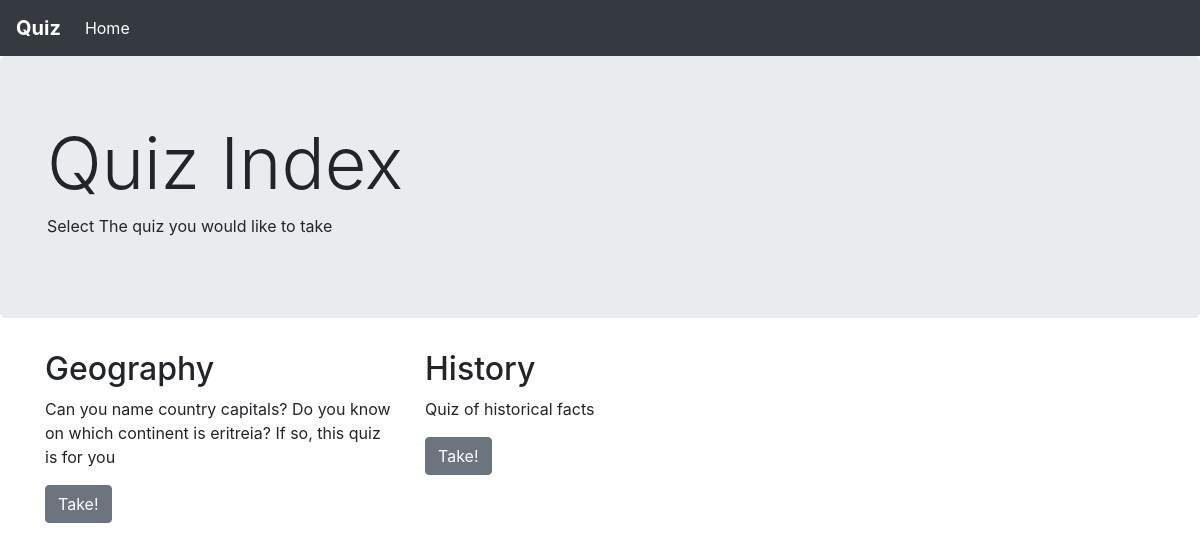
The page / on the database its author committed.
### app_quiz/models.py (models this page shows, shortened)
class Quiz(models.Model):
    name = models.CharField(max_length=255)
    description = models.TextField()
    pub_date = models.DateTimeField('date published')

### app_quiz/views.py (the view)
# urls.py: path('', views.IndexView.as_view(), name='index'),
class IndexView(generic.ListView):
    template_name = 'app_quiz/index.html'
    context_object_name = 'latest_quiz_list'
    def get_queryset(self):
        return Quiz.objects.filter(
            pub_date__lte=timezone.now()).order_by('pub_date')

### app_quiz/templates/app_quiz/index.html (shortened to what this page needs)
<!DOCTYPE html>
<html lang="en">
<head>
        <link rel="stylesheet" href="https://maxcdn.bootstrapcdn.com/bootstrap/4.0.0/css/bootstrap.min.css">
</head>
<body>
        <nav class="navbar navbar-expand-lg navbar-dark bg-dark">
            <div class="navbar-brand"><b>Quiz</b></div>
            <div class="collapse navbar-collapse" id="navbarSupportedContent">
                <ul class="navbar-nav mr-auto">
                <li class="nav-item active">
                    <a class="nav-link" href="{% url 'app_quiz:index'%}">Home<span class="sr-only">(current)</span></a>
                </li>
                </ul>
            </div>
        </nav>
    {% if latest_quiz_list%}
    <div class="jumbotron">
            <div class="container">
              <h1 class="display-3">Quiz Index</h1>
              <p>Select The quiz you would like to take</p>
            </div>
    </div>
    <div class="container">
        <div class='row'>
            {% for q in latest_quiz_list%}
            <div class="col-md-4">
                    <h2>{{q.name}}</h2>
                    <p>{{q.description}}</p>
                    <p><a class="btn btn-secondary" href="{% url 'app_quiz:quiz' q.id %}">Take!</a></p>
                </div>
            {% endfor%}
        </div>
    </div>
    {% else%}
    <div class="jumbotron jumbotron-fluid">
            <div class="container">
              <h1 class="display-4">No quizzes available :(</h1>
            </div>
          </div>
    {% endif %}
</body>
</html>

### rows shown on the page
Quiz: name "Geography", description "Can you name country capitals? Do you know on which continent is eritreia? If so, this quiz is for you"
Quiz: name "History", description "Quiz of historical facts"
